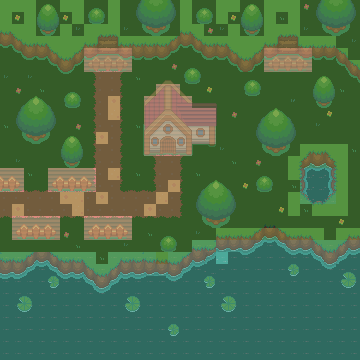

A level layout from a 2D game, rendered from its tile map. Below: a short description, then the map file with tile-grid data replaced by summaries:
An orthogonal 30x30 tile map with 12x12 px tiles, 4 tile layers (Collisions, Calque de Tuiles 1, Calque de Tuiles 2, Calque de Tuiles 3).

<map version="1.9" tiledversion="1.9.2" orientation="orthogonal" renderorder="right-down" width="30" height="30" tilewidth="12" tileheight="12" infinite="0" nextlayerid="6" nextobjectid="1">
 <tileset firstgid="1" name="First_Asset_pack" tilewidth="12" tileheight="12" tilecount="1024" columns="32">
  <image source="First_Asset_pack.png" width="384" height="384" />
 </tileset>
 <layer id="5" name="Collisions" width="30" height="30">
  <data>[900 cells, 72 non-empty, 1 distinct tile ids]</data>
 </layer>
 <layer id="1" name="Calque de Tuiles 1" width="30" height="30" opacity="0.46">
  <data>[900 cells, 900 non-empty, 15 distinct tile ids]</data>
 </layer>
 <layer id="2" name="Calque de Tuiles 2" width="30" height="30" opacity="0.51">
  <data>[900 cells, 531 non-empty, 203 distinct tile ids]</data>
 </layer>
 <layer id="4" name="Calque de Tuiles 3" width="30" height="30" opacity="0.31">
  <data>[900 cells, 79 non-empty, 71 distinct tile ids]</data>
 </layer>
</map>
